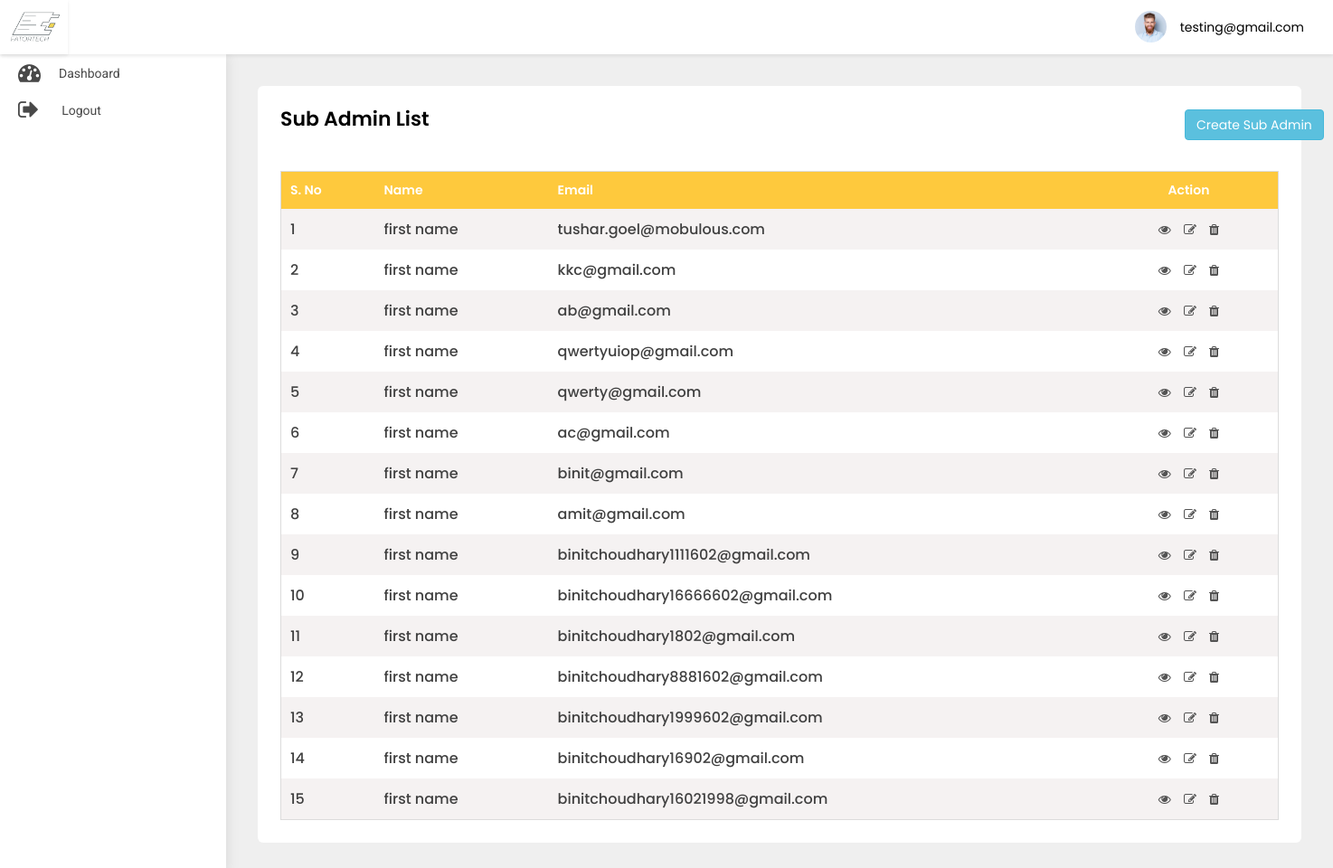
Screenshot of /adminpanel/sub-admin-list/ (signed in) with the database file from the repository.
### src/models.py (models this page shows)
class User(AbstractBaseUser, PermissionsMixin):
    first_name = models.CharField(default='first name', max_length=100)
    last_name = models.CharField(default='', max_length=100, null=True, blank=True)
    email = models.CharField(default='', max_length=255, unique=True)
    country_code = models.CharField(default='+91', max_length=10)
    phone_number = models.CharField(default='', max_length=18)
    profile_pic = models.ImageField(default='default_profile.png', null=True, blank=True)
    device_token = models.CharField(default='', max_length=500, null=True, blank=True)
    password = models.CharField(default='', max_length=100)
    confirm_password = models.CharField(default='', max_length=100)
    is_merchant = models.BooleanField(default=False)
    is_subadmin = models.BooleanField(default=False)
    created_at = models.DateTimeField(auto_now_add=True)
    is_active = models.BooleanField(default=True)
    is_staff = models.BooleanField(default=False)
    can_manage_merchant = models.BooleanField(default=False)
    can_manage_category = models.BooleanField(default=False)
    can_manage_branch = models.BooleanField(default=False)
    can_manage_receipts = models.BooleanField(default=False)
    can_manage_dashboard = models.BooleanField(default=False)
    objects = UserManager()
    USERNAME_FIELD = 'email'
    class Meta:
        ordering = ('-created_at',)

### adminpanel/views.py (the view)
# urls.py: path('sub-admin-list/', SubAdminList.as_view(), name='sub-admin-list'),
class SubAdminList(LoginRequiredMixin, ListView):
    login_url = 'adminpanel:login'
    model = User
    template_name = 'sub-admin-list.html'
    def get(self, request, *args, **kwargs):
        user = User.objects.filter(is_subadmin=True)
        return render(self.request, 'sub-admin-list.html', {'object_list': user})

### adminpanel/templates/sub-admin-list.html (shortened to what this page needs)
{% extends 'base-ereceipt.html' %}
{% block body %}
<div class="WrapperArea">
    <div class="WrapperBox">
        <div class="Small-Wrapper">
            <h4 class="Title">Sub Admin List</h4>
            <a href="{% url 'adminpanel:add-sub-admin' %}" class="btn btn-info" style="margin-left:1000px;margin-top:-38px;">Create Sub Admin</a>
            <div class="TableList">
                <div class="dragscroll">
                    <table>
                        <thead>
                        <tr>
                            <th>S. No</th>
                            <th>Name</th>
                            <th>Email</th>
                            <th>Action</th>
                        </tr>
                        </thead>
                        <tbody>
                        {% for object in object_list %}
                        <tr>
                            <td>{{forloop.counter}}</td>
                            <td>{{object.first_name}} {{object.last_name}}</td>
                            <td>{{object.email}}</td>
                            <td>
                                <a href="{% url 'adminpanel:sub-admin-detail' object.id %}"><i class="fa fa-eye"></i></a>
                                <a href="{% url 'adminpanel:update-sub-admin' object.id %}"><i class="fa fa-edit"></i></a>
                                <a href="{% url 'adminpanel:delete-sub-admin' object.id %}"><i class="fa fa-trash"></i></a>
                            </td>
                        </tr>
                        {% endfor %}
                        </tbody>
                    </table>
                </div>
            </div>
        </div>
    </div>
</div>
{% endblock body %}

### adminpanel/templates/base-ereceipt.html (shortened to what this page needs)
{% load static %}
<head>
    <link rel="stylesheet" type="text/css" href="{% static 'adminpanel/css/select2.min.min.css' %}">
    <link type="text/css" rel="stylesheet" href="{% static 'adminpanel/css/style.css' %}">
    <link rel="stylesheet" href="{% static 'adminpanel/css/media.css' %}">
</head>
<body>
<div class="Header">
    <div class="Logo">
        <img src="{% static 'adminpanel/images/logo.jpg' %}">
    </div>
    <div class="Navigation">
        {% if user.is_authenticated %}
        <div class="Avater">
            <a href="javascript:void(0);">
                <figure><img src="{% static 'adminpanel/images/profile.jpg' %}"></figure>
                {{user}} </a>
        </div>
        {% endif %}
    </div>
</div>
<div class="SidenavBar">
    <ul>
        {% if user.is_superuser %}
        <li class="nav-item nav-link {% if request.resolver_match.view_name  == 'adminpanel:dashboard' %}active{% endif %}">
            <a href="{% url 'adminpanel:dashboard'  %}">
                <span><i class="fa fa-tachometer"></i></span> Dashboard
            </a>
        </li>
        <li class="nav-item nav-link {% if request.resolver_match.view_name  == 'adminpanel:users-list' %}active{% endif %}">
            <a href="{% url 'adminpanel:users-list' %}">
                <span><i class="fa fa-user"></i></span> User Management
            </a>
        </li>
        <li class="nav-item nav-link {% if request.resolver_match.view_name  == 'adminpanel:category' %}active{% endif %}">
            <a href="{% url 'adminpanel:category' %}">
                <span><i class="fa fa-list"></i></span> Add Category
            </a>
        </li>
        <li class="nav-item nav-link {% if request.resolver_match.view_name  == 'adminpanel:category-list' %}active{% endif %}">
            <a href="{% url 'adminpanel:category-list' %}">
                <span><i class="fa fa-list-alt"></i></span>Category List
            </a>
        </li>
        <li class="nav-item nav-link {% if request.resolver_match.view_name  == 'adminpanel:add-merchant' %}active{% endif %}">
            <a href="{% url 'adminpanel:add-merchant' %}">
                <span><i class="fa fa-user-plus"></i></span> Add Merchant
            </a>
        </li>
        <li class="nav-item nav-link {% if request.resolver_match.view_name  == 'adminpanel:add-sub-admin' %}active{% endif %}">
            <a href="{% url 'adminpanel:add-sub-admin' %}">
                <span><i class="fa fa-user-plus"></i></span> Add Sub Admin
            </a>
        </li>
        <li class="nav-item nav-link {% if request.resolver_match.view_name  == 'adminpanel:add-branch' %}active{% endif %}">
            <a href="{% url 'adminpanel:add-branch' %}">
                <span><i class="fa fa-building-o"></i></span> Add Branch
            </a>
        </li>
        <li class="nav-item nav-link {% if request.resolver_match.view_name  == 'adminpanel:branch-list' %}active{% endif %}">
            <a href="{% url 'adminpanel:branch-list' %}">
                <span><i class="fa fa-building"></i></span>Branch List
            </a>
        </li>
        <li class="nav-item nav-link {% if request.resolver_match.view_name  == 'adminpanel:banner-list' %}active{% endif %}">
            <a href="{% url 'adminpanel:banner-list' %}">
                <span><i class="fa fa-image"></i></span>Banner List
            </a>
        </li>
        <li class="nav-item nav-link {% if request.resolver_match.view_name  == 'adminpanel:sub-admin-list' %}active{% endif %}">
            <a href="{% url 'adminpanel:sub-admin-list' %}">
                <span><i class="fa fa-users"></i></span>Sub Admin Management
            </a>
        </li>
        <li class="nav-item nav-link {% if request.resolver_match.view_name  == 'adminpanel:merchant-list' %}active{% endif %}">
            <a href="{% url 'adminpanel:merchant-list' %}">
                <span><i class="faImg"><img src="{% static 'adminpanel/images/profession.svg' %}" alt="paid"
                                            class="img-fluid"></i></span>
                <p>Merchant Management</p>
            </a>
        </li>
        <li class="nav-item nav-link {% if request.resolver_match.view_name  == 'adminpanel:receipt-list' %}active{% endif %}">
            <a href="{% url 'adminpanel:receipt-list' %}">
                <span><i class="faImg"><img src="{% static 'adminpanel/images/transaction.svg' %}" alt="paid"
                                            class="img-fluid"></i></span>
                <p>Receipts Management</p>
            </a>
        </li>
        <li class="nav-item nav-link {% if request.resolver_match.view_name  == 'adminpanel:reports' %}active{% endif %}">
            <a href="{% url 'adminpanel:reports' %}">
                <span><i class="fa fa-flag-o"></i></span>
                <p>Reports Management </p>
            </a>
        </li>
        <li class="nav-item nav-link {% if request.resolver_match.view_name  == 'adminpanel:send-notification' %}active{% endif %}">
            <a href="{% url 'adminpanel:send-notification' %}">
                <span><i class="fa fa-bell"></i></span>
                <p>Push Notification</p>
            </a>
        </li>
        <li class="nav-item nav-link {% if request.resolver_match.view_name  == 'adminpanel:static-content' %}active{% endif %}">
            <a href="{% url 'adminpanel:static-content' %}">
                <span><i class="fa fa-font"></i></span>
                <p>Static content Management</p>
            </a>
        </li>
        <li class="nav-item nav-link {% if request.resolver_match.view_name  == 'logout' %}active{% endif %}">
            <a href="{% url 'logout' %}">
                <span><i class="fa fa-sign-out"></i></span>
                <p>Logout</p>
            </a>
        </li>
        {% else %}
        <li class="nav-item nav-link {% if request.resolver_match.view_name  == 'adminpanel:dashboard' %}active{% endif %}">
            <a href="{% url 'adminpanel:dashboard'  %}">
                <span><i class="fa fa-tachometer"></i></span> Dashboard
            </a>
        </li>
        <li class="nav-item nav-link {% if request.resolver_match.view_name  == 'logout' %}active{% endif %}">
            <a href="{% url 'logout' %}">
                <span><i class="fa fa-sign-out"></i></span>
                <p>Logout</p>
            </a>
        </li>
        {% endif %}
    </ul>
</div>
{% block body %}
{% endblock body %}
</body>
</html>

### static/adminpanel/css/style.css (style rules this page uses)
body { margin: 0; padding: 0; font-family: 'Poppins', sans-serif !important; font-size: 13px; color: #3a3a3a; font-weight: 400; }
* { margin: 0px; padding: 0px; }
header, footer, aside, article, section, detail, nav, figure { position: relative; }
h1, h2, h3, h4, h5, h6, p { margin: 0; padding: 0; }
ul, li, ol { list-style-type: none; margin: 0; padding: 0; }
a { text-decoration: none; outline: none; }
img { border: 0; outline: none; max-width: 100%; }
table { width: 100%; }
p { margin: 0; padding: 0; }
.Header { box-shadow: 0 2px 4px rgba(0, 0, 0, .08); -webkit-box-shadow: 0 2px 4px rgba(0, 0, 0, .08); position: fixed; width: 100%; left: 0; top: 0; background-color: #fff; z-index: 99 }
.Header .Logo { width: 75px; text-align: center; padding: 5px 0; float: left; height: 60px; box-shadow: 0 2px 4px rgba(0, 0, 0, .08); }
.Header .Logo img { height: 100%; width: 100%; object-fit: cover; }
.Header .Navigation { transition: all 0.2s ease; margin-left: 235px; padding: 7px 3.2rem; width: calc(100% - 235px); text-align: right; height: 60px }
.Header .Navigation .Avater { margin: 5px 0 5px 30px; position: relative; display: inline-block }
.Header .Navigation .Avater a { display: flex; align-items: center; font-size: 14px; color: #000 }
.Header .Navigation .Avater a figure { width: 35px; border-radius: 50%; margin: 0 15px 0 0; overflow: hidden }
.SidenavBar { height: calc(100% - 60px); position: fixed; width: 250px; top: 60px; padding: 0; overflow: auto; box-shadow: 0 0 15px rgba(0, 0, 0, .1); background-color: #fff; z-index: 2; transition: 0.2s all ease-in-out; }
.SidenavBar ul { margin: 0 }
.SidenavBar ul li { margin: 0 }
.SidenavBar ul li a { display: flex; cursor: pointer; padding: 8px 20px 8px 20px; transition: 0.2s all ease-in-out; color: #484848; font-family: "Roboto"; font-size: 14px; text-transform: capitalize; position: relative; align-items: center; overflow: hidden; white-space: nowrap; }
.SidenavBar ul li a span { font-size: 25px; margin-right: 20px; }
.SidenavBar ul li:nth-child(2) a span { margin-right: 25px; }
.WrapperArea { margin-left: 250px; flex: 1 1 auto; display: flex; flex-direction: column; margin-top: 60px; transition: 0.2s all ease-in-out; background-color: #efefef; }
.WrapperArea .WrapperBox { padding: 35px; background-color: #efefef; min-height: calc(100vh - 60px) }
.Small-Wrapper { background-color: #fff; padding: 25px; border-radius: 6px; height: 100%; min-height: calc(100vh - 130px); }
h4.Title { margin: 0 0 15px; font-weight: 600; color: #000; text-transform: capitalize; font-size: 22px }
.TableList table { border: 1px solid #dcdcdc }
.TableList table tr:nth-child(odd) { background-color: #f5f2f2 }
.TableList table tr th, .TableList table tr td { padding: 10px 10px }
.TableList table tr th { background-color: #fec93d; font-weight: 600; text-transform: capitalize; color: #fff; font-size: 14px; background-image: url(../images/sorting.png); background-repeat: no-repeat; background-position: 96% 50% }
.TableList table tr td { font-weight: 500; color: #404040 }
.TableList table tr th:last-child, .TableList table tr td:last-child { text-align: center; min-width: 105px }
.TableList table tr td:last-child a { color: #545454; margin: 0 5px; font-size: 14px; display: inline-block }
.dragscroll { overflow: auto; }
.TableList { margin-top:30px; }

### rows the page displays
User: email "testing@gmail.com"
User: first_name "first name", email "tushar.goel@mobulous.com"
User: first_name "first name", email "kkc@gmail.com"
User: first_name "first name", email "ab@gmail.com"
User: first_name "first name", email "qwertyuiop@gmail.com"
User: first_name "first name", email "qwerty@gmail.com"
User: first_name "first name", email "ac@gmail.com"
User: first_name "first name", email "binit@gmail.com"
User: first_name "first name", email "amit@gmail.com"
User: first_name "first name", email "binitchoudhary1111602@gmail.com"
User: first_name "first name", email "binitchoudhary16666602@gmail.com"
User: first_name "first name", email "binitchoudhary1802@gmail.com"
User: first_name "first name", email "binitchoudhary8881602@gmail.com"
User: first_name "first name", email "binitchoudhary1999602@gmail.com"
User: first_name "first name", email "binitchoudhary16902@gmail.com"
User: first_name "first name", email "binitchoudhary16021998@gmail.com"
